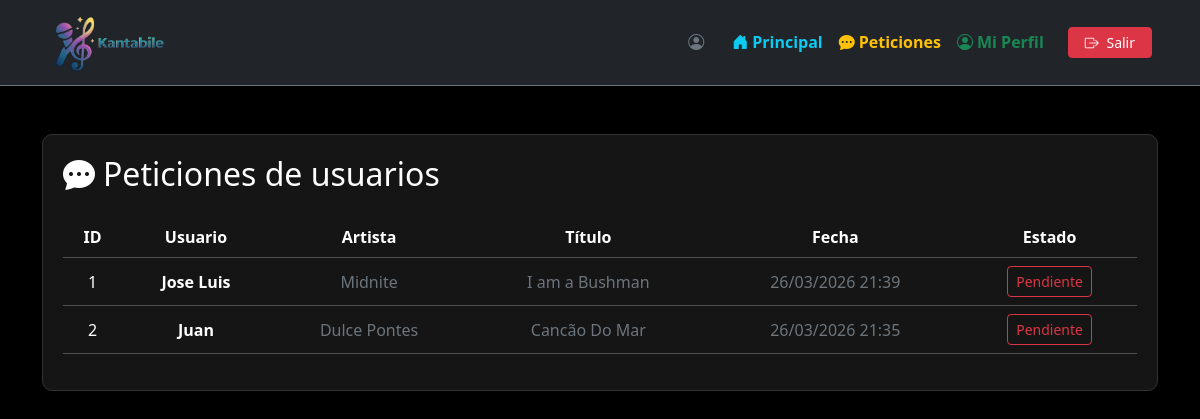
Before: /administrador/peticiones_admin.php with the older database file.
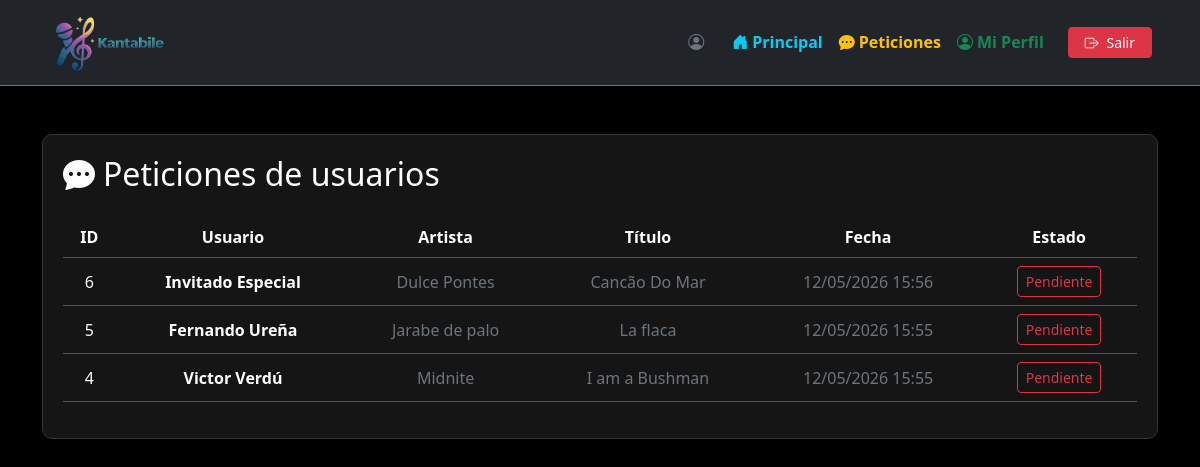
After: the same page with the newer database file.
### tables this page shows
CREATE TABLE `peticiones` (
  `id_peticion` int(11) NOT NULL,
  `usuario` int(11) NOT NULL,
  `artista` varchar(50) NOT NULL,
  `titulo` varchar(50) NOT NULL,
  `estado` tinyint(1) NOT NULL DEFAULT 0 COMMENT '0 - pendiente\r\n1 - realizado',
  `fechaHora` timestamp NOT NULL DEFAULT current_timestamp() ON UPDATE current_timestamp()
);

CREATE TABLE `usuarios` (
  `id` int(11) NOT NULL,
  `nombre` varchar(100) NOT NULL,
  `email` varchar(100) NOT NULL,
  `passwd` varchar(255) NOT NULL,
  `rol` int(11) NOT NULL DEFAULT 1 COMMENT '1-Usuario\r\n2-Administrador',
  `estado` tinyint(1) NOT NULL COMMENT '0 - activo\r\n1 - bloqueado',
  `registrado` timestamp NOT NULL DEFAULT current_timestamp() ON UPDATE current_timestamp()
);

### administrador/peticiones_admin.php (the view, shortened to what this page needs)
<?php
include("../includes/conexion.php");
$consulta = "SELECT  p.id_peticion, p.usuario, u.nombre AS nombre_usuario, p.artista, p.titulo, p.estado, p.fechaHora
             FROM peticiones p, usuarios u
             WHERE p.usuario = u.id
             ORDER BY p.estado ASC, p.fechaHora DESC";
$resultado = mysqli_query($conn, $consulta);
?>
<!DOCTYPE html>
<html lang="es">
<head>
    <link href="https://cdn.jsdelivr.net/npm/bootstrap@5.3.2/dist/css/bootstrap.min.css" rel="stylesheet">
    <link rel="stylesheet" href="https://cdn.jsdelivr.net/npm/bootstrap-icons@1.11.1/font/bootstrap-icons.css">
</head>
<body>
    <?php include("../includes/navbar.php"); ?>
    <div class="container mt-5">
        <div class="card-dark">
            <h2 class="mb-4"><i class="bi bi-chat-dots-fill me-2"></i>Peticiones de usuarios</h2>
            <table class="table table-dark table-hover align-middle text-center">
                <thead>
                    <tr>
                        <th>ID</th>
                        <th>Usuario</th>
                        <th>Artista</th>
                        <th>Título</th>
                        <th>Fecha</th>
                        <th>Estado</th>
                    </tr>
                </thead>
                <tbody>
                    <?php
                    if (mysqli_num_rows($resultado) > 0) { ?>
                        <?php while ($row = mysqli_fetch_assoc($resultado)) {
                            $completa = $row['estado'] == 1;
                            $btn_color = $completa ? 'btn-outline-success' : 'btn-outline-danger';
                            $btn_texto = $completa ? 'Completo' : 'Pendiente';
                            $nombre_usuario = $row['nombre_usuario'];
                        ?>
                            <tr>
                                <td><?php echo $row['id_peticion']; ?></td>
                                <td><strong><?php echo $nombre_usuario; ?></strong></td>
                                <td class="text-secondary"><?php echo $row['artista']; ?></td>
                                <td class="text-secondary"><?php echo $row['titulo']; ?></td>
                                <td class="text-secondary"><?php echo date('d/m/Y H:i', strtotime($row['fechaHora'])); ?></td>
                                <td class="text-center">
                                    <form method="POST" class="d-inline">
                                        <button type="submit" name="cambiar_estado" class="btn btn-sm <?php echo $btn_color; ?>">
                                            <?php echo $btn_texto; ?>
                                        </button>
                                    </form>
                                </td>
                            </tr>
                        <?php } ?>
                    <?php } else { ?>
                        <tr>
                            <td colspan="6" class="text-center text-secondary">No hay peticiones registradas.</td>
                        </tr>
                    <?php } ?>
                </tbody>
            </table>
        </div>
    </div>
</body>
</html>

Changed rows visible on the page:
removed peticiones: id_peticion "1", usuario.nombre "Jose Luis", artista "Midnite", titulo "I am a Bushman", fechaHora "26/03/2026 21:39", estado "Pendiente"
removed peticiones: id_peticion "2", usuario.nombre "Juan", artista "Dulce Pontes", titulo "Cancão Do Mar", fechaHora "26/03/2026 21:35", estado "Pendiente"
added peticiones: id_peticion "6", usuario.nombre "Invitado Especial", artista "Dulce Pontes", titulo "Cancão Do Mar", fechaHora "12/05/2026 15:56", estado "Pendiente"
added peticiones: id_peticion "5", usuario.nombre "Fernando Ureña", artista "Jarabe de palo", titulo "La flaca", fechaHora "12/05/2026 15:55", estado "Pendiente"
added peticiones: id_peticion "4", usuario.nombre "Victor Verdú", artista "Midnite", titulo "I am a Bushman", fechaHora "12/05/2026 15:55", estado "Pendiente"
